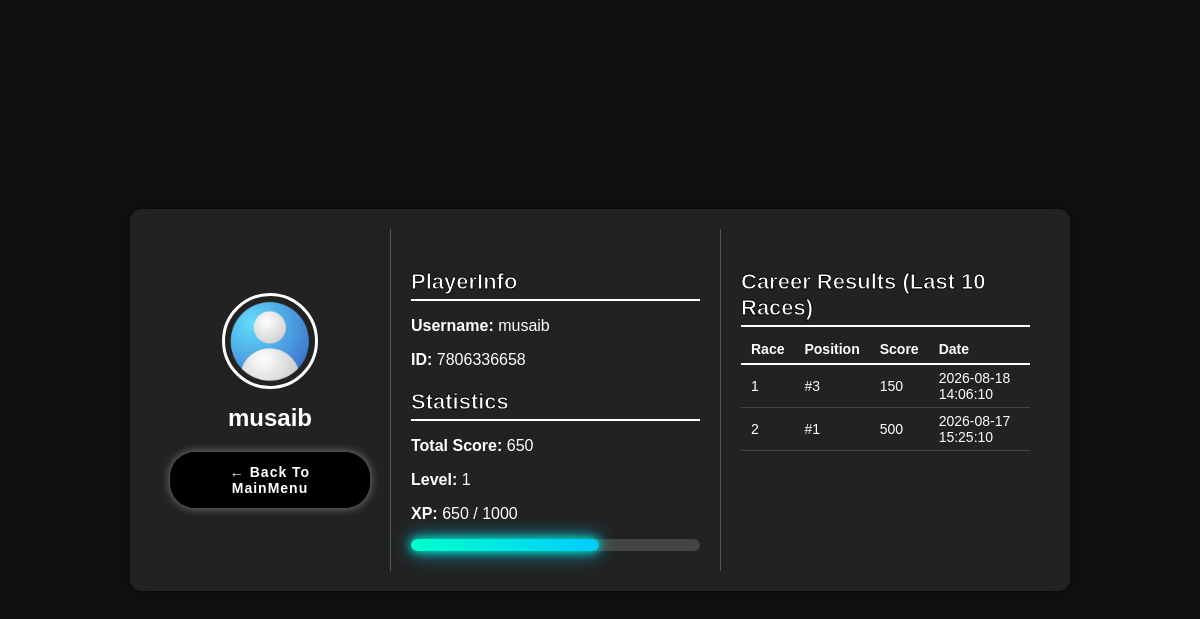
The app's page /profile (signed in) with its own data.
### tables this page shows
CREATE TABLE drivers (
            id INTEGER PRIMARY KEY AUTOINCREMENT,
            phone TEXT UNIQUE NOT NULL,
            username TEXT UNIQUE NOT NULL,
            password TEXT NOT NULL,
            player_id TEXT UNIQUE NOT NULL,
            level INTEGER DEFAULT 1,
            total_score INTEGER DEFAULT 0,
            coins INTEGER DEFAULT 1000,
            created_at TIMESTAMP DEFAULT CURRENT_TIMESTAMP
        );

CREATE TABLE race_results (
            id INTEGER PRIMARY KEY AUTOINCREMENT,
            user_id INTEGER NOT NULL,
            position INTEGER,
            score INTEGER NOT NULL,
            coins_earned INTEGER DEFAULT 0,
            race_date TIMESTAMP DEFAULT CURRENT_TIMESTAMP,
            FOREIGN KEY (user_id) REFERENCES drivers (id)
        );

### app.py (the view, shortened to what this page needs)
@app.route('/profile')
def profile():
    user_id = session.get('user_id')
    if user_id is None:
        return redirect(url_for('login'))
    user, races = database.get_profile_data(user_id)
    total_score = user[3]
    level = total_score // 1000 + 1
    current_xp = total_score % 1000
    max_xp = 1000
    old_level = session.get('last_level', 1)
    level_up = level > old_level
    session['last_level'] = level
    return render_template(
        "profile.html",
        username=user[0],
        player_id=user[1],
        level=level,
        total_score=total_score,
        current_xp=current_xp,
        max_xp=max_xp,
        races=races,
        level_up=level_up
    )

### database.py (called while the page is built)
def get_db_connection():
    conn = sqlite3.connect(DATABASE_NAME)
    conn.row_factory = sqlite3.Row
    return conn

def get_profile_data(user_id):
    conn = get_db_connection()
    cursor = conn.cursor()
    cursor.execute('''
        SELECT username, player_id, level, total_score, coins
        FROM drivers
        WHERE id = ?
    ''', (user_id,))
    user = cursor.fetchone()
    cursor.execute('''
        SELECT position, score, race_date
        FROM race_results
        WHERE user_id = ?
        ORDER BY id DESC
    ''', (user_id,))
    races = cursor.fetchall()
    conn.close()
    return user, races

### templates/profile.html (shortened to what this page needs)
<!DOCTYPE html>
<html>
<head>
</head>
<body
data-currentxp="{{ current_xp }}"
data-maxxp="{{ max_xp }}"
data-levelup="{{ level_up }}">
<div class="profile-container">
<div class="profile-box">
<div class="profile-left">
<img src="/static/image/profile1.png" class="profile-pic">
<h2 class="username">{{ username }}</h2>
<a href="/main_menu">
<button class="back-btn">← Back To MainMenu</button>
</a>
</div>
<div class="profile-middle">
<h3 class="section-title">PlayerInfo</h3>
<p><b>Username:</b> {{ username }}</p>
<p><b>ID:</b> {{ player_id }}</p>
<h3 class="section-title">Statistics</h3>
<p><b>Total Score:</b> {{ total_score }}</p>
<p id="levelText"><b>Level:</b> {{ level }}</p>
<p><b>XP:</b> {{ current_xp }} / {{ max_xp }}</p>
<div class="level-bar">
<div class="level-fill"></div>
</div>
</div>
<div class="profile-right">
<h3  class="section-title">Career Results (Last 10 Races)</h3>
<table class="race-table">
<tr>
<th>Race</th>
<th>Position</th>
<th>Score</th>
<th>Date</th>
</tr>
{% if races %}
{% for race in races %}
<tr>
<td>{{ loop.index }}</td>
<td>#{{ race[0] }}</td>
<td>{{ race[1] }}</td>
<td>{{ race[2] }}</td>
</tr>
{% endfor %}
{% else %}
<tr>
<td colspan="4">No races played yet</td>
</tr>
{% endif %}
</table>
</div>
</div>
</div>
</body>
</html>

### templates/profile.html (style rules this page uses)
body { margin:0; font-family:Arial; background:#111; color:white; }
.profile-container { display:flex; justify-content:center; align-items:center; height:100vh; }
.profile-box { top: 40%; display:flex; width:900px; background:#222; border-radius:12px; padding:20px; box-shadow:0 0 15px rgba(0,0,0,0.5); }
.profile-left { width:200px; text-align:center; border-right:1px solid #555; padding:20px; display:flex; flex-direction:column; align-items:center; justify-content:center; }
.profile-pic { width:90px; height:90px; border-radius:50%; object-fit:cover; margin-bottom:5px; border:3px solid white; }
.profile-middle { flex:1; padding:20px; border-right:1px solid #555; }
.profile-right { flex:1; padding:20px; }
h2,h3 { margin-top:0; }
.level-bar { width:100%; height:12px; background:#444; border-radius:6px; margin-top:8px; }
.level-fill { width:0%; height:12px; background: linear-gradient(90deg, #00ffcc, #00ccff); box-shadow: 0 0 10px #00ffcc, 0 0 20px #00ccff; border-radius:6px; transition: 0.8s ease; }
.back-btn { margin-top:20px; padding:12px 25px; background: linear-gradient(45deg, #000000, #000000); border:none; color:white; border-radius:25px; cursor:pointer; font-weight:bold; font-size:14px; letter-spacing:1px; transition: all 0.3s ease; box-shadow: 0 0 10px rgba(193, 193, 193, 0.6); }
.back-btn { animation: glowPulse 2s infinite; }
.race-table { width:100%; border-collapse:collapse; font-size:14px; }
.race-table th { text-align:left; padding:6px 10px; color:#ffffff; border-bottom:2px solid #ffffff; }
.race-table td { padding:5px 10px; border-bottom:1px solid #444; }
.profile-right { flex:1; padding:20px; max-height:350px; overflow-y:auto; }
.section-title { margin-top:20px; margin-bottom:8px; padding-bottom:4px; border-bottom:2px solid #ffffff; color:#ffffff; font-size:22px; font-weight:bold; -webkit-text-stroke: 0.8px #000000; }
.username { margin-top:10px; margin-bottom:0; }

### records on screen
drivers: username "musaib", player "7806336658", total_score "650"
race_results: position "3", score "150", race_date "2026-08-18 14:06:10"
race_results: position "1", score "500", race_date "2026-08-17 15:25:10"

### other values on screen
{{ level }} "1"
{{ current_xp }} "650"
{{ max_xp }} "1000"
